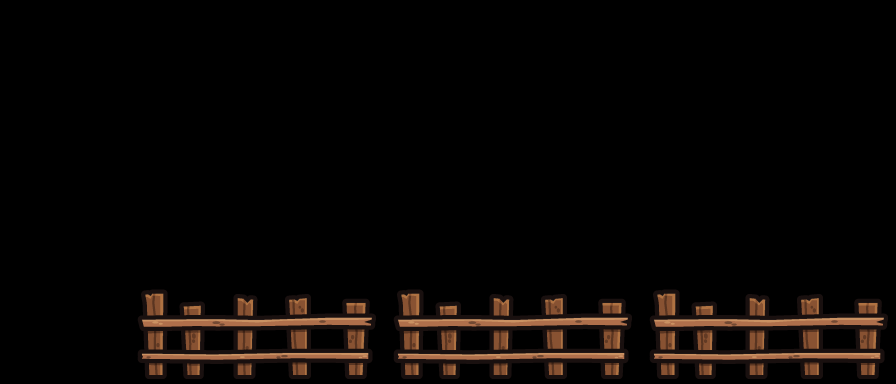

Below is a game level as drawn by its tile map, then a one-line description and the .tmx file that defines it, in full:
An orthogonal 7x3 tile map with 128x128 px tiles, 2 tile layers (Tile Layer 4, Tile Layer 2), 2 hidden layers not drawn.

<map version="1.10" tiledversion="1.10.0" orientation="orthogonal" renderorder="right-down" width="7" height="3" tilewidth="128" tileheight="128" infinite="0" nextlayerid="5" nextobjectid="1">
 <tileset firstgid="1" source="tilesets.tsx" />
 <layer id="3" name="Tile Layer 3" width="7" height="3" visible="0">
  <data encoding="csv">
0,0,0,0,0,0,0,
0,0,0,0,0,0,0,
5,7,7,6,7,7,5
</data>
 </layer>
 <layer id="1" name="Tile Layer 1" width="7" height="3" visible="0">
  <data encoding="csv">
0,0,0,0,0,0,0,
0,0,0,0,0,0,0,
1,2,1,2,2,1,0
</data>
 </layer>
 <layer id="4" name="Tile Layer 4" width="7" height="3">
  <data encoding="csv">
0,0,0,0,0,0,0,
0,0,0,0,0,0,0,
30,31,30,31,31,30,0
</data>
 </layer>
 <layer id="2" name="Tile Layer 2" width="7" height="3">
  <data encoding="csv">
0,0,0,0,0,0,0,
0,0,0,0,0,0,0,
0,12,0,12,0,12,0
</data>
 </layer>
</map>